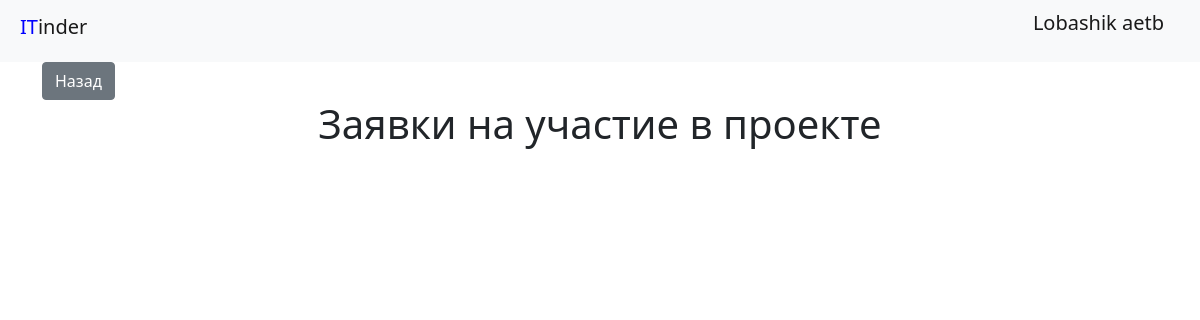
The page /applications/1 (signed in) on the database as committed earlier.
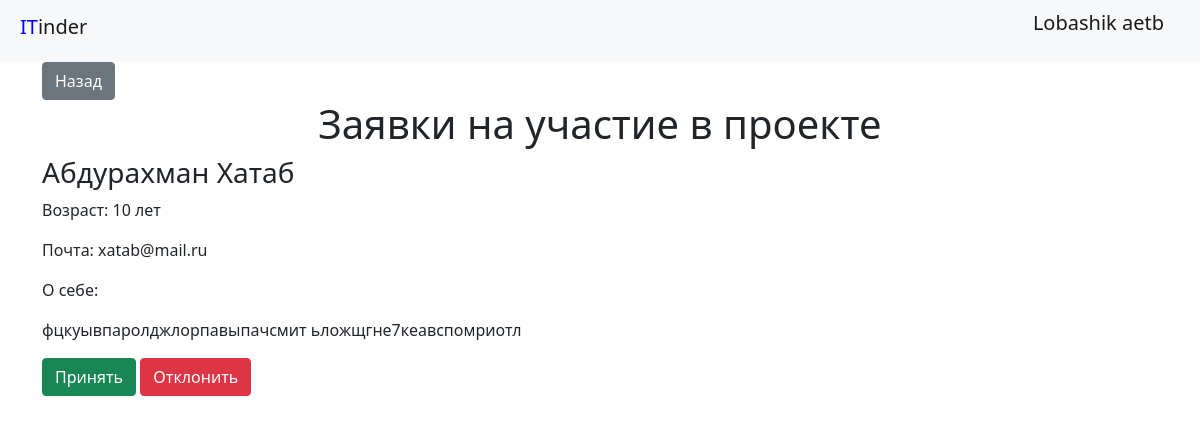
The same page on the database as committed later.
### data/users.py (models this page shows, shortened)
class User(SqlAlchemyBase, UserMixin, SerializerMixin):
    __tablename__ = 'users'
    id = sqlalchemy.Column(sqlalchemy.Integer,
                           primary_key=True, autoincrement=True)
    name = sqlalchemy.Column(sqlalchemy.String, nullable=True)
    surname = sqlalchemy.Column(sqlalchemy.String, nullable=True)
    about = sqlalchemy.Column(sqlalchemy.String, nullable=True)
    email = sqlalchemy.Column(sqlalchemy.String,
                              index=True, unique=True, nullable=True)
    age = sqlalchemy.Column(sqlalchemy.Integer, nullable=True)
    hashed_password = sqlalchemy.Column(sqlalchemy.String, nullable=True)
    created_date = sqlalchemy.Column(sqlalchemy.DateTime,
                                     default=datetime.datetime.now)
    project = orm.relation("Projects", back_populates='leader')
    projects = orm.relation('Projects',
                            secondary='users_to_projects',
                            backref='users')

### main.py (the view)
@app.route('/applications/<int:proj_id>')
@login_required
def applications(proj_id):
    global db_sess
    project = db_sess.query(Projects).filter(Projects.id == proj_id, Projects.leader == current_user,
                                             Projects.active).first()
    print(project)
    if project:
        people = project.applications
        return render_template('applications.html', title='Заявки на участие в проекте',
                               people=people, id=proj_id)
    else:
        abort(404)

### main.py (called while the page is built)
@login_manager.user_loader
def load_user(user_id):
    global db_sess
    return db_sess.query(User).get(user_id)

### templates/applications.html
{% extends "base.html" %}
{% block content %}
<a class="btn btn-secondary" href="/projects">Назад</a>
    <h1 class="text-center">Заявки на участие в проекте</h1>
    {% for item in people%}
        <div>
            <h3>{{ item.surname }} {{ item.name }}</h3>
            <p>Возраст: {{ item.age }} лет</p>
            <p>Почта: {{item.email}}</p>
            <p>О себе:</p>
            <p>{{ item.about }}</p>
            <a class="btn btn-success" href="/application_yes/{{ item.id }}/{{id}}">Принять</a>
            <a class="btn btn-danger" href="/application_no/{{ item.id }}/{{id}}"> Отклонить</a>
        </div>
    {% endfor %}
{% endblock %}

Rows that differ between the two databases and show on the page:
added User: surname "Абдурахман", name "Хатаб", age "10", email "xatab@mail.ru", about "фцкуывпаролджлорпавыпачсмит ьложщгне7кеавспомриотл"
